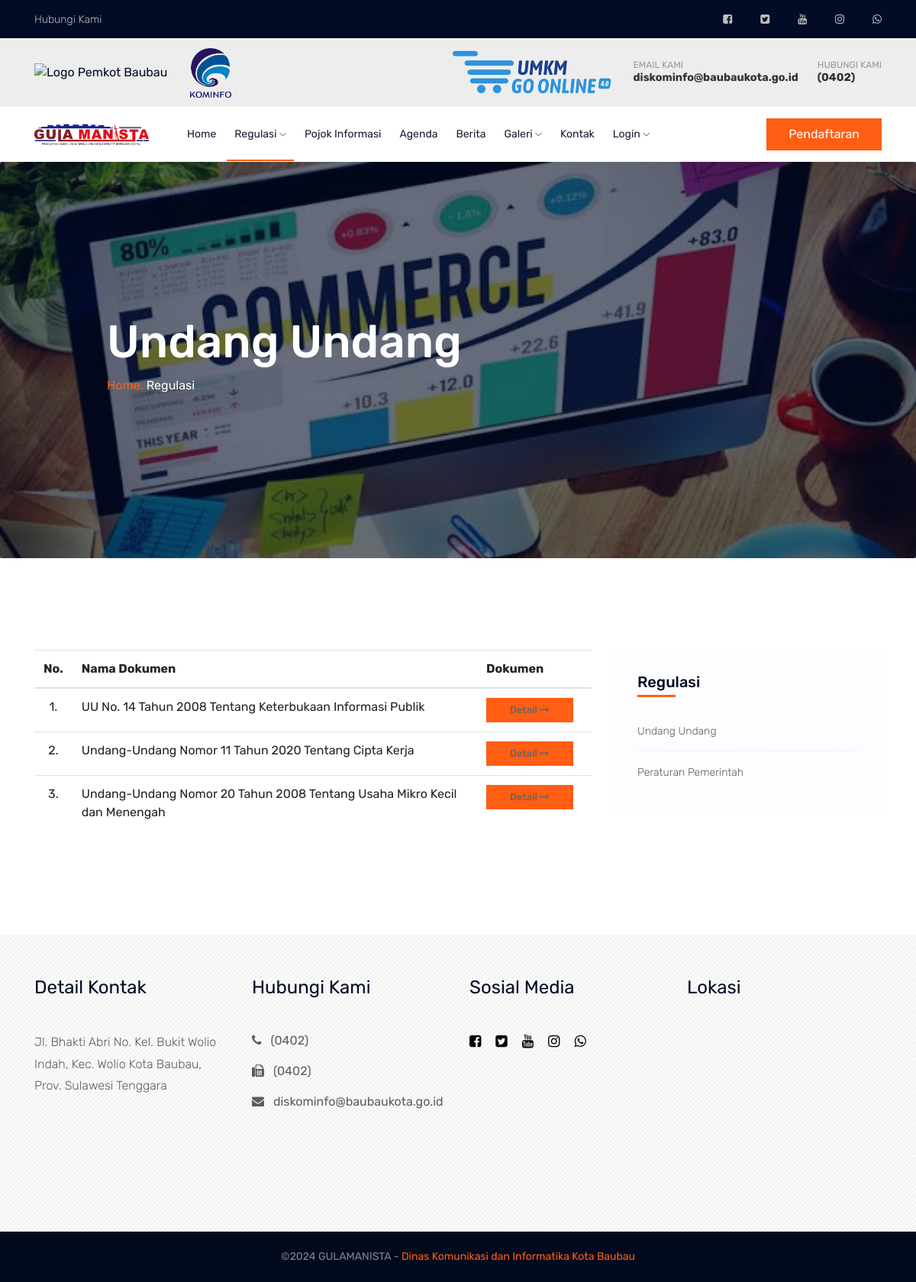
The app's page /regulasi/list/undang-undang with its own data.
### tables this page shows
CREATE TABLE `media_sosial` (
  `id` int(11) NOT NULL,
  `icon` varchar(25) NOT NULL,
  `nm_sosmed` varchar(100) DEFAULT NULL,
  `link_akun` text DEFAULT NULL,
  `is_active` tinyint(2) NOT NULL
);

CREATE TABLE `set_kontak` (
  `id` int(11) NOT NULL,
  `alamat` varchar(100) DEFAULT NULL,
  `maps_frame` text DEFAULT NULL,
  `telepon` varchar(20) DEFAULT NULL,
  `fax` varchar(20) DEFAULT NULL,
  `email` varchar(50) DEFAULT NULL
);

CREATE TABLE `set_aplikasi` (
  `id` int(5) NOT NULL,
  `tab_title` varchar(50) DEFAULT NULL,
  `sidebar_title_long` varchar(14) DEFAULT NULL,
  `sidebar_title_short` char(3) DEFAULT NULL,
  `sidebar_hidden` tinyint(1) NOT NULL,
  `panel_active` tinyint(1) NOT NULL,
  `time_zone` varchar(15) NOT NULL,
  `login_title` varchar(20) NOT NULL,
  `login_bg` varchar(100) NOT NULL,
  `logo_aplikasi` varchar(100) DEFAULT NULL,
  `bg_header` varchar(100) DEFAULT NULL,
  `logo_login_umkm` varchar(100) DEFAULT NULL,
  `opening` varchar(100) DEFAULT NULL,
  `aplikasi_update` datetime NOT NULL
);

CREATE TABLE `produk_hukum` (
  `id_hukum` int(11) NOT NULL,
  `regulasi_id` smallint(6) DEFAULT NULL,
  `regulasi_slug` varchar(100) DEFAULT NULL,
  `nm_dokumen` varchar(100) DEFAULT NULL,
  `dokumen_hukum` varchar(100) DEFAULT NULL,
  `created_at` datetime DEFAULT NULL,
  `created_by` int(11) DEFAULT NULL,
  `update_at` datetime DEFAULT NULL,
  `update_by` int(11) DEFAULT NULL
);

CREATE TABLE `rel_regulasi` (
  `id` smallint(6) NOT NULL,
  `nama_regulasi` varchar(100) DEFAULT NULL,
  `slug_regulasi` varchar(100) DEFAULT NULL
);

### application/controllers/Regulasi.php (called while the page is built, shortened)
<?php if (!defined('BASEPATH')) exit('No direct script access allowed');
class Regulasi extends CI_Controller
{
   public function __construct()
   {
      $this->load->model('m_hukum');
   }
   public function list($slug)
   {
      $data['regulasi'] = $this->m_action->getDataASC('rel_regulasi', array('slug_regulasi' => $slug), 'id', null)->row_array();
      $data['title'] = $data['regulasi']['nama_regulasi'];
      $data['treeview'] = 'Regulasi';
      $data['data_produk_hukum'] = $this->m_hukum->getListProdukHukum($slug);
      $data['data_regulasi'] = $this->m_hukum->getListRegulasi();
      $this->load->view('_templates/utama/_header', $data);
      $this->load->view('produk_hukum', $data);
      $this->load->view('_templates/utama/_footer');
   }
}

### index.php (called while the page is built, shortened)
<?php
require_once BASEPATH.'core/CodeIgniter.php';

### application/models/M_hukum.php (called while the page is built, shortened)
<?php if (!defined('BASEPATH')) exit('No direct script access allowed');
class M_hukum extends CI_Model
{
   public function getListRegulasi()
   {
      $this->db->select('*');
      $this->db->from('rel_regulasi');
      $this->db->order_by('id', 'ASC');
      return $this->db->get();
   }
   public function getListProdukHukum($slug)
   {
      $this->db->select('*');
      $this->db->from('produk_hukum');
      $this->db->join('rel_regulasi', 'rel_regulasi.id=produk_hukum.regulasi_id');
      $this->db->where('rel_regulasi.slug_regulasi', $slug);
      $this->db->order_by('id_hukum', 'DESC');
      return $this->db->get();
   }
}

### application/models/M_action.php (called while the page is built, shortened)
<?php if (!defined('BASEPATH')) exit('No direct script access allowed');
class M_action extends CI_Model
{
   public function getDataASC($tabel, $where, $id, $limit)
   {
      if (isset($where)) {
         $this->db->where($where);
      }
      $this->db->order_by($id, 'ASC');
      return $this->db->get($tabel);
   }
}

### application/views/produk_hukum.php (the view)
<section class="breadcrumb breadcrumb_bg banner-bg-1 overlay2 ptb200">
   <div class="container">
      <div class="row">
         <div class="col-lg-7 offset-lg-1">
            <div class="breadcrumb_iner">
               <div class="breadcrumb_iner_item">
                  <h2><?= $title; ?></h2>
                  <p> <a href="<?= base_url(); ?>home">Home.</a> <span></span> <?= $treeview; ?></p>
               </div>
            </div>
         </div>
      </div>
   </div>
</section>
<section class="blog_area single-post-area section-padding">
   <div class="container">
      <div class="row">
         <div class="col-lg-8 posts-list">
            <table class="table datatable " style="width:100%">
               <thead>
                  <tr>
                     <th width="10" class="text-center">No.</th>
                     <th>Nama Dokumen</th>
                     <th width="150">Dokumen</th>
                  </tr>
               </thead>
               <tbody>
                  <?php $no = 1;
                  foreach ($data_produk_hukum->result_array() as $produk_hukum) : ?>
                     <tr>
                        <td class="text-center"><?= $no; ?>.</td>
                        <td><?= $produk_hukum['nm_dokumen']; ?></td>
                        <td>
                           <a href="<?= base_url(); ?>assets/upload/doc/<?= $produk_hukum['dokumen_hukum']; ?>" target="_blank" class="genric-btn primary medium">
                              Detail <i class="fa fa-long-arrow-right"></i>
                           </a>
                        </td>
                     </tr>
                  <?php $no++;
                  endforeach; ?>
               </tbody>
            </table>
         </div>
         <div class="col-lg-4">
            <div class="blog_right_sidebar">
               <aside class="single_sidebar_widget post_category_widget">
                  <h5 class="widget_title">Regulasi</h5>
                  <ul class="list cat-list">
                     <?php foreach ($data_regulasi->result_array() as $regulasi) : ?>
                        <li>
                           <a href="<?= base_url(); ?>regulasi/list/<?= $regulasi['slug_regulasi'] ?>" class="d-flex">
                              <p><?= $regulasi['nama_regulasi']; ?></p>
                           </a>
                        </li>
                     <?php endforeach; ?>
                  </ul>
               </aside>
            </div>
         </div>
      </div>
   </div>
</section>

### application/views/_templates/utama/_header.php (shortened to what this page needs)
<?php
$aplikasi = $this->db->get('set_aplikasi')->row_array();
$kontak = $this->db->get('set_kontak')->row_array();
$q_medsos = $this->db->get('media_sosial');
$q_regulasi = $this->db->get('rel_regulasi');
?>
<!doctype html>
<html class="no-js" lang="zxx">
<head>
   <link rel="stylesheet" href="<?= base_url(); ?>assets/themes/ui/css/bootstrap.min.css">
   <link rel="stylesheet" type="text/css" href="<?= base_url(); ?>assets/themes/ui/js/DataTables/datatables.min.css" />
   <link rel="stylesheet" href="<?= base_url(); ?>assets/themes/ui/css/owl.carousel.min.css">
   <link rel="stylesheet" href="<?= base_url(); ?>assets/themes/ui/css/magnific-popup.css">
   <link rel="stylesheet" href="<?= base_url(); ?>assets/themes/ui/css/font-awesome.min.css">
   <link rel="stylesheet" href="<?= base_url(); ?>assets/themes/ui/css/themify-icons.css">
   <link rel="stylesheet" href="<?= base_url(); ?>assets/themes/ui/css/nice-select.css">
   <link rel="stylesheet" href="<?= base_url(); ?>assets/themes/ui/css/flaticon.css">
   <link rel="stylesheet" href="<?= base_url(); ?>assets/themes/ui/css/animate.css">
   <link rel="stylesheet" href="<?= base_url(); ?>assets/themes/ui/css/slicknav.css">
   <link rel="stylesheet" href="<?= base_url(); ?>assets/themes/ui/css/style.css">
   <link rel="stylesheet" href="<?= base_url(); ?>assets/themes/ui/css/ui.css">
</head>
<body>
   <header>
      <div class="header-area ">
         <div class="header-top black-bg d-none d-md-block">
            <div class="container">
               <div class="row">
                  <div class="col-xl-6 col-md-6 col-lg-6">
                     <div class="header-contact">
                        <a href="<?= base_url(); ?>kontak">Hubungi Kami</a>
                     </div>
                  </div>
                  <div class="col-xl-6 col-md-6 col-lg-6">
                     <div class="header-top-menu">
                        <nav>
                           <ul>
                              <?php foreach ($q_medsos->result_array() as $medsos) : ?>
                                 <li><a href="<?= $medsos['link_akun']; ?>" target="_blank"><i class="<?= $medsos['icon']; ?>"></i></a></li>
                              <?php endforeach; ?>
                           </ul>
                        </nav>
                     </div>
                  </div>
               </div>
            </div>
         </div>
         <div class="header-container container z-index-2">
            <div class="header-row">
               <div class="header-column">
                  <div class="header-row">
                     <div class="header-logo header-logo-sticky-change">
                        <a href="https://portal.baubaukota.go.id/" target="_blank">
                           <img class="header-logo-non-sticky opacity-0" alt="Logo Pemkot Baubau" style="width:auto; height:65px" src="<?= base_url(); ?>assets/upload/img/logo-kota-baubau.png">
                        </a>
                     </div>
                     <div class="header-logo header-logo-sticky-change">
                        <a href="https://diskominfo.baubaukota.go.id/" target="_blank">
                           <img class="header-logo-non-sticky opacity-0" alt="Logo Dinas Keminfo" style="width:auto; height:65px" src="<?= base_url(); ?>assets/upload/img/logo-kominfo.png">
                        </a>
                     </div>
                  </div>
               </div>
               <div class="header-column justify-content-end">
                  <div class="header-row">
                     <ul class="header-extra-info d-flex align-items-center">
                        <li class="d-none d-sm-inline-flex">
                           <div class="header-extra-info-text">
                              <img alt="Logo UMKM Go Online" height="60" src="<?= base_url(); ?>assets/upload/img/logo-umkm-go-online.png">
                           </div>
                        </li>
                        <li class="d-none d-sm-inline-flex">
                           <div class="header-extra-info-text">
                              <label>EMAIL KAMI</label>
                              <strong><a href="mailto:<?= $kontak['email']; ?>"><?= $kontak['email']; ?></a></strong>
                           </div>
                        </li>
                        <li>
                           <div class=" header-extra-info-text">
                              <label>HUBUNGI KAMI</label>
                              <strong><a href="javascript:void(0)"><?= $kontak['telepon']; ?></a></strong>
                           </div>
                        </li>
                     </ul>
                  </div>
               </div>
            </div>
         </div>
         <div id="sticky-header" class="main-header-area white-bg">
            <div class="container">
               <div class="row align-items-center">
                  <div class="col-xl-2 col-lg-2">
                     <div class="logo-img">
                        <a href="index.html">
                           <img src="<?= base_url(); ?>assets/upload/img/<?= $aplikasi['logo_aplikasi']; ?>" alt="Logo Gulamanista" width="150">
                        </a>
                     </div>
                  </div>
                  <div class="col-xl-7 col-lg-7">
                     <div class="main-menu d-none d-lg-block">
                        <nav>
                           <ul id="navigation">
                              <li><a class="<?= $treeview ===  'Home' ? "active" : "" ?>" href="<?= base_url(); ?>home">Home</a></li>
                              <li><a class="<?= $treeview ===  'Regulasi' ? "active" : "" ?> href=" #">Regulasi <i class="ti-angle-down"></i></a>
                              </li>
                              <li><a class="<?= $treeview ===  'Pojok Informasi' ? "active" : "" ?>" href="<?= base_url(); ?>informasi/pojok_informasi">Pojok Informasi</a></li>
                              <li><a class="<?= $treeview ===  'Agenda' ? "active" : "" ?>" href="<?= base_url(); ?>informasi/agenda">Agenda</a></li>
                              <li><a class="<?= $treeview ===  'Berita' ? "active" : "" ?>" href="<?= base_url(); ?>artikel">Berita</a></li>
                              <li><a class="<?= $treeview ===  'Galeri' ? "active" : "" ?>" href="#">Galeri <i class="ti-angle-down"></i></a>
                              </li>
                              <li><a class="<?= $treeview ===  'Kontak' ? "active" : "" ?>" href="<?= base_url(); ?>kontak">Kontak</a></li>
                              <li><a href="#">Login <i class="ti-angle-down"></i></a>
                              </li>
                           </ul>
                        </nav>
                     </div>
                  </div>
                  <div class="col-xl-3 col-lg-3">
                     <div class="quote-area">
                        <div class="get-quote d-none d-lg-block">
                           <a class="boxed-btn" href="<?= base_url(); ?>pendaftaran">Pendaftaran</a>
                        </div>
                     </div>
                  </div>
                  <div class="col-12">
                  </div>
               </div>
            </div>
         </div>
      </div>
   </header>

### application/views/_templates/utama/_footer.php (shortened to what this page needs)
<?php
$kontak = $this->db->get('set_kontak')->row_array();
$q_medsos = $this->db->get('media_sosial');
?>
<footer class="footer-area ">
   <div class="container">
      <div class="row justify-content-between">
         <div class="col-sm-6 col-md-3 col-xl-3">
            <div class="single-footer-widget footer_icon">
               <h4>Detail Kontak</h4>
               <div class="office-location">
                  <ul>
                     <li>
                        <p><?= $kontak['alamat']; ?></p>
                     </li>
                  </ul>
               </div>
            </div>
         </div>
         <div class="col-sm-6 col-md-3 col-xl-3">
            <div class="single-footer-widget">
               <h4>Hubungi Kami</h4>
               <ul>
                  <li><a href="javascript:void(0)"><i class="fa fa-phone pr-2"></i> <?= $kontak['telepon']; ?></a></li>
                  <li><a href="javascript:void(0)"><i class="fa fa-fax pr-2"></i> <?= $kontak['fax']; ?></a></li>
                  <li><a href="mailto:<?= $kontak['email']; ?>"><i class="fa fa-envelope pr-2"></i> <?= $kontak['email']; ?></a></li>
               </ul>
            </div>
         </div>
         <div class="col-sm-6 col-md-3 col-xl-3">
            <div class="single-footer-widget footer_1">
               <h4>Sosial Media</h4>
               <div class="social-links">
                  <ul>
                     <?php foreach ($q_medsos->result_array() as $medsos) : ?>
                        <li><a href="<?= $medsos['link_akun']; ?>" target="_blank"><i class="<?= $medsos['icon']; ?>"></i></a></li>
                     <?php endforeach; ?>
                  </ul>
               </div>
            </div>
         </div>
         <div class="col-sm-6 col-md-3 col-xl-3">
            <div class="single-footer-widget iframe-location">
               <h4>Lokasi</h4>
               <?= $kontak['maps_frame']; ?>
            </div>
         </div>
      </div>
   </div>
   <div class="container-fluid">
      <div class="row justify-content-center">
         <div class="col-lg-12">
            <div class="copyright_part_text text-center">
               <p class="footer-text m-0">
                  &copy; GULAMANISTA - <a href="https://diskominfo.baubaukota.go.id" target="_blank">Dinas Komunikasi dan Informatika Kota Baubau</a>
               </p>
            </div>
         </div>
      </div>
   </div>
</footer>
</body>
</html>

### records on screen
set_kontak: email "diskominfo@baubaukota.go.id", telepon "(0402)", alamat "Jl. Bhakti Abri No. Kel. Bukit Wolio Indah, Kec. Wolio Kota Baubau, Prov. Sulawesi Tenggara", fax "(0402)"
set_aplikasi: logo_aplikasi (picture)
produk_hukum: nm_dokumen "UU No. 14 Tahun 2008 Tentang Keterbukaan Informasi Publik"
produk_hukum: nm_dokumen "Undang-Undang Nomor 11 Tahun 2020 Tentang Cipta Kerja"
produk_hukum: nm_dokumen "Undang-Undang Nomor 20 Tahun 2008 Tentang Usaha Mikro Kecil dan Menengah"
rel_regulasi: nama_regulasi "Undang Undang"
rel_regulasi: nama_regulasi "Peraturan Pemerintah"

### other values on screen
$title "Undang Undang"
$treeview "Regulasi"
